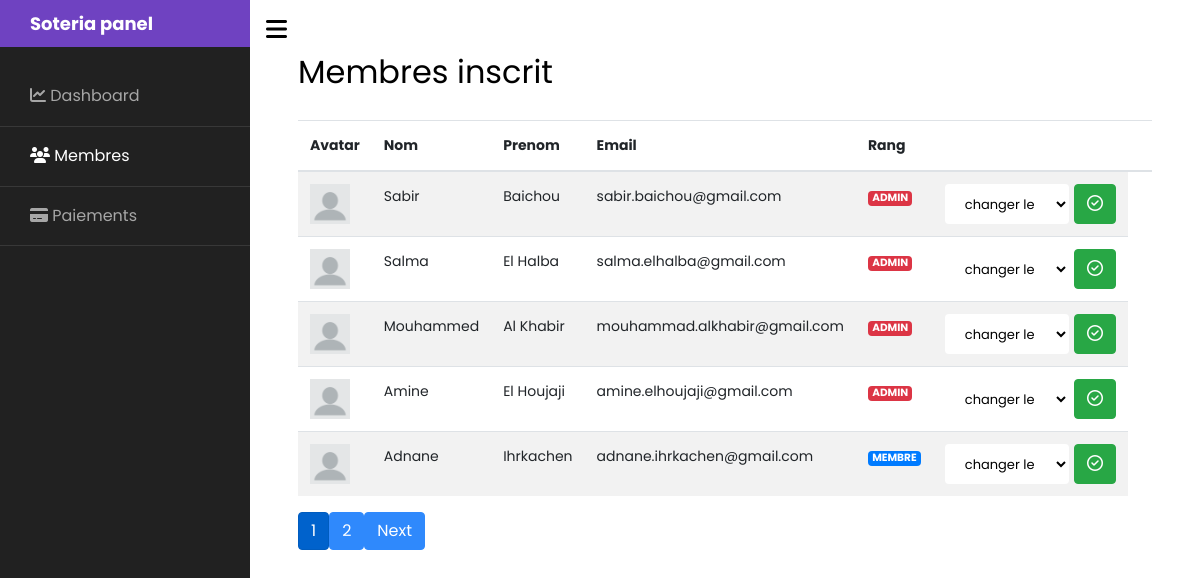
/panel/membres (signed in), run on the app's committed database.
### tables this page shows
CREATE TABLE `users` (
  `user_id` int(11) NOT NULL,
  `first_name` varchar(50) DEFAULT NULL,
  `last_name` varchar(50) DEFAULT NULL,
  `email` varchar(50) DEFAULT NULL,
  `password` varchar(255) DEFAULT NULL,
  `rank` enum('0','1','2') NOT NULL,
  `avatar` varchar(255) NOT NULL DEFAULT 'public/img/avatars/default.jpg',
  `date_created` timestamp NOT NULL DEFAULT current_timestamp(),
  `date_updated` timestamp NOT NULL DEFAULT current_timestamp() ON UPDATE current_timestamp()
);

### controller/frontend.php (called while the page is built, shortened)
<?php
require('model/frontend.php');
function panelMembresPage(){
    $pageNumber = isset($_GET['page']) ? $_GET['page'] : 1;
    $recordsPerPage = 5;
    $users = getRecordsUsers($pageNumber, $recordsPerPage);
    $x = getNumUsers();
    $totalRecords = $x['total'];
    $totalPages = ceil($totalRecords / $recordsPerPage);
    require("view/panel/membres.php");
}

### model/frontend.php (called while the page is built, shortened)
<?php
function dbConnect(){
    try{
        $db = new PDO("mysql:host=localhost;dbname=soteria;charset=utf8","root","");
        $db->setAttribute(PDO::ATTR_ERRMODE, PDO::ERRMODE_EXCEPTION);
        return $db;
    }catch(PDOEcxeption $e){
        die("Erreur - " . $e->getMessage());
    }
}
function getNumUsers(){
    $db = dbConnect();
    $req = $db->prepare("SELECT COUNT(*) AS total FROM users");
    $req->execute();
    return $req->fetch();
}
function getRecordsUsers($pageNumber, $recordsPerPage) {
    $db = dbConnect();
    $offset = ($pageNumber - 1) * $recordsPerPage;
    $query = "SELECT * FROM users LIMIT $recordsPerPage OFFSET $offset";
    $req = $db->prepare($query);
    $req->execute();
    return $req;
}

### view/panel/membres.php (the view, shortened to what this page needs)
<?php include 'partials/_panelNavbar.php' ?>
    <div id="content" class="p-4 p-md-5 pt-5">
        <h2 class="mb-4">Membres inscrit</h2>
        <div class="row">
            <div class="col-md-12">
                <table id="myTable" class="table table-striped">
                    <thead>
                        <tr>
                            <th scope="col">Avatar</th>
                            <th scope="col">Nom</th>
                            <th scope="col">Prenom</th>
                            <th scope="col">Email</th>
                            <th scope="col">Rang</th>
                            <th scope="col"></th>
                            <th scope="col"></th>
                        </tr>
                    </thead>
                    <tbody>
                        <?php foreach($users as $user){ ?>
                        <tr>
                            <th scope="row"><img src="../<?php echo $user['avatar'] ?>"  width=40 height=40 alt=""></th>
                            <td><?= $user['first_name'] ?></td>
                            <td><?= $user['last_name'] ?></td>
                            <td><?= $user['email'] ?></td>
                            <td>
                                <?php echo ($user['rank'] > 0) ? "<div class=\"badge badge-danger\">ADMIN</div>" : "<div class=\"badge badge-primary\">MEMBRE</div>"; ?>
                            </td>
                            <td>
                                <form action="" method="POST" class="d-flex" style="gap: 5px;">
                                    <select name="rank" class="form-control form-control-lg">
                                        <option selected>changer le rang</option>
                                    </select>
                                    <button type="submit" name="ok" class="btn btn-success"><i class="fa-regular fa-circle-check"></i></button>
                                </form>
                            </td>
                        </tr>
                        <?php } ?>
                    </tbody>
                </table>
                <?php
                    if ($totalPages > 1) {
                        for ($i = max(1, $pageNumber - 2); $i <= min($pageNumber + 2, $totalPages); $i++) {
                            if ($i == $pageNumber) {
                                echo '<a class="active btn btn-primary">' . $i . '</a>';
                            } else {
                                echo '<a class="btn btn-primary" href="membres&page=' . $i . '">' . $i . '</a>';
                            }
                        }
                        if ($pageNumber < $totalPages) {
                            echo '<a class="btn btn-primary" href="membres&page=' . ($pageNumber + 1) . '">Next</a>';
                        }
                    }
                    echo '</div>';
                ?>
            </div>
        </div>
      </div>
<?php require('templatePanel.php');?>

### data on the page
users: avatar (placeholder picture), first_name "Sabir", last_name "Baichou", email "sabir.baichou@gmail.com", rank "ADMIN"
users: avatar (placeholder picture), first_name "Salma", last_name "El Halba", email "salma.elhalba@gmail.com", rank "ADMIN"
users: avatar (placeholder picture), first_name "Mouhammed", last_name "Al Khabir", email "mouhammad.alkhabir@gmail.com", rank "ADMIN"
users: avatar (placeholder picture), first_name "Amine", last_name "El Houjaji", email "amine.elhoujaji@gmail.com", rank "ADMIN"
users: avatar (placeholder picture), first_name "Adnane", last_name "Ihrkachen", email "adnane.ihrkachen@gmail.com", rank "MEMBRE"
